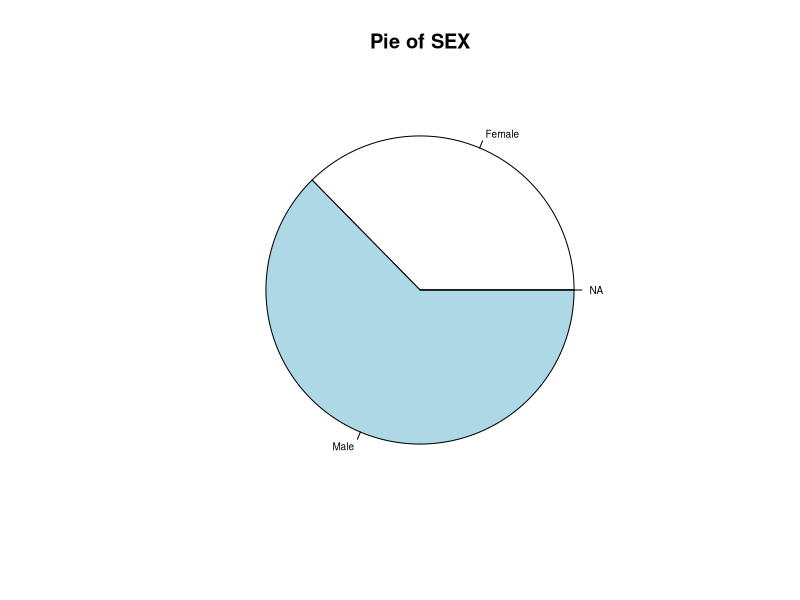
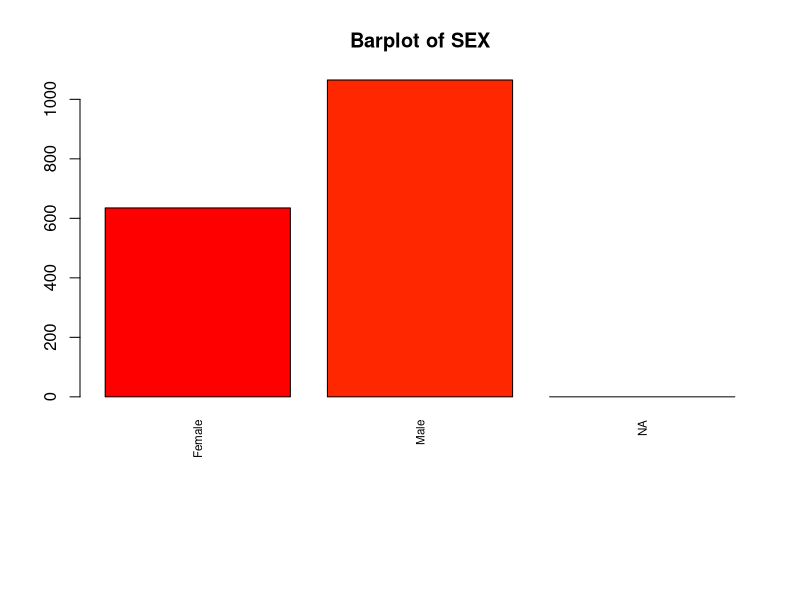
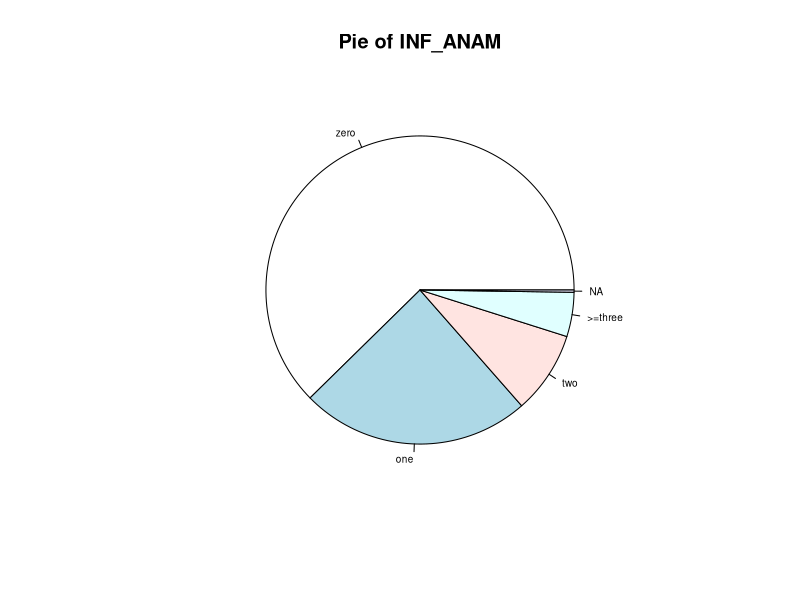
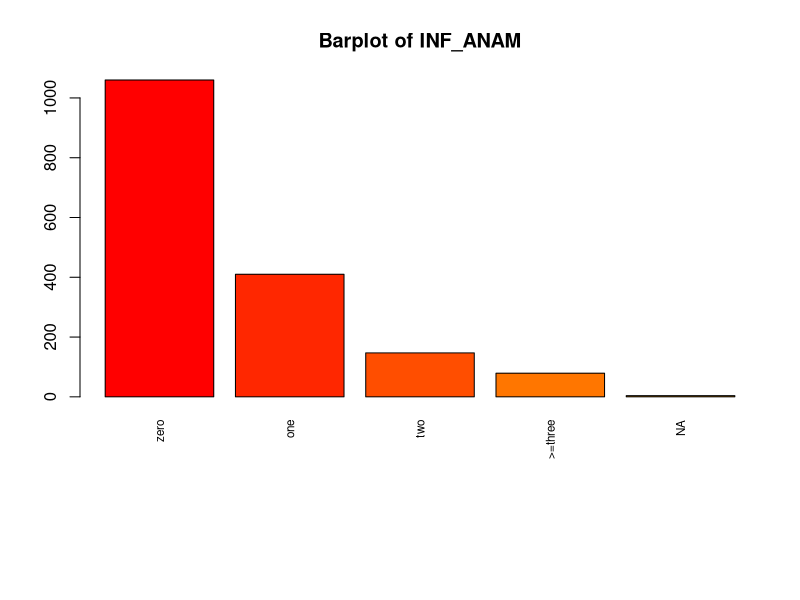
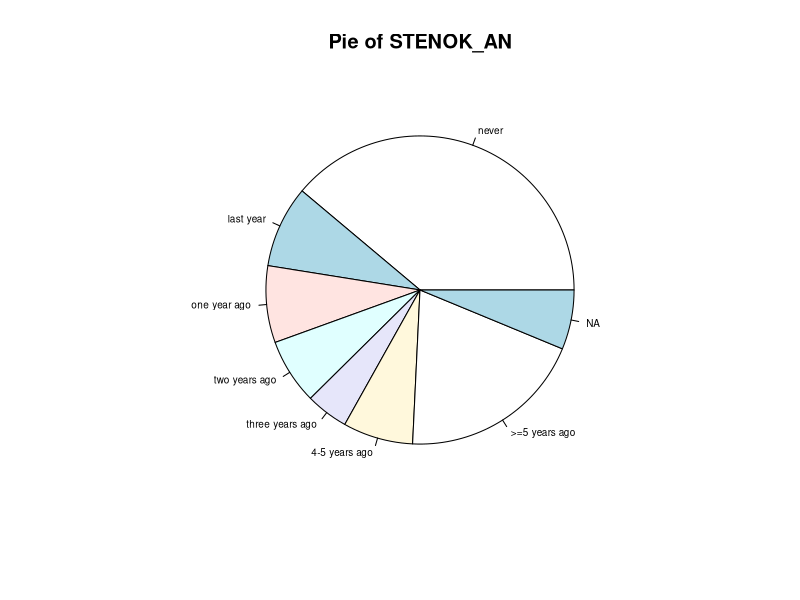
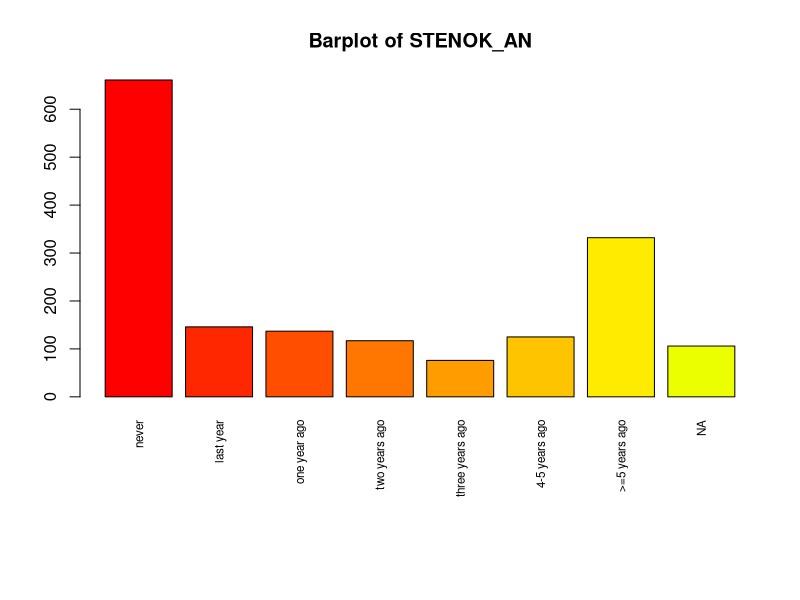
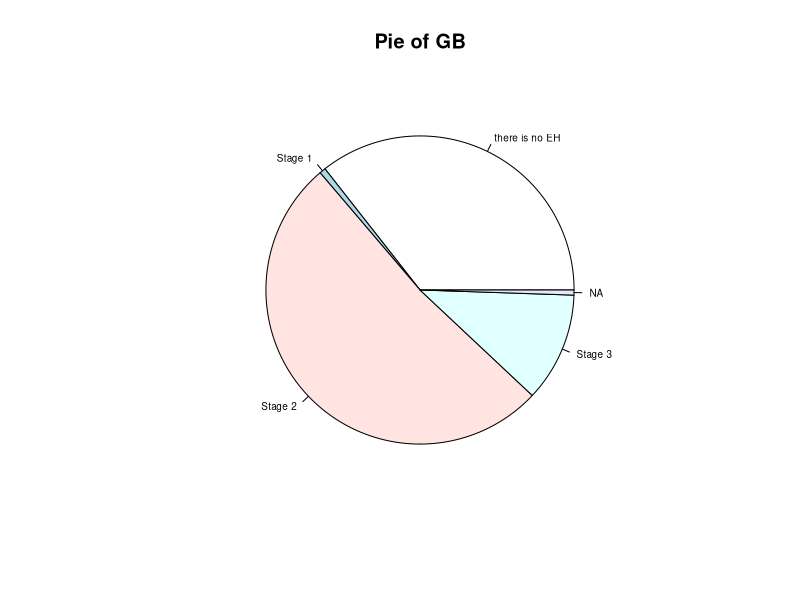
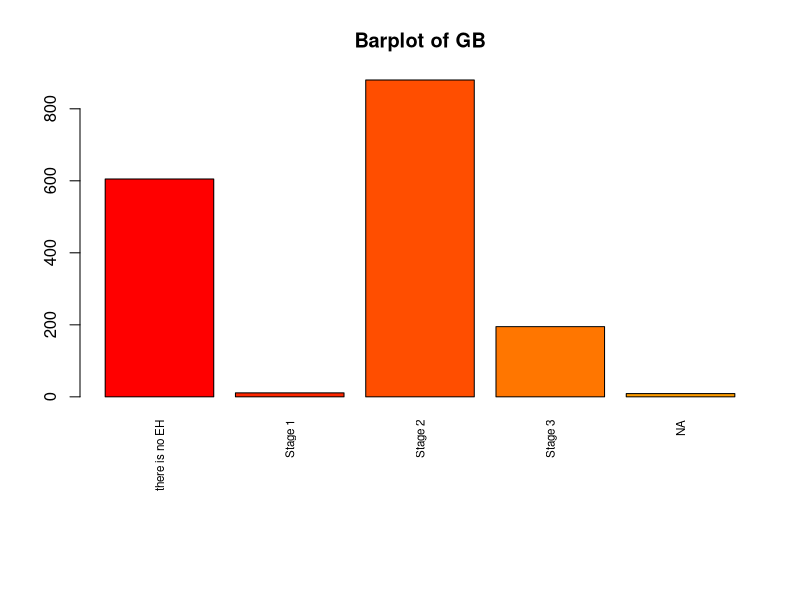

These charts were generated, in order, by the following R code:
## ---- chunk 1
# dd <- read.table("D:/karina/docencia/areferenciesPPT/0DadesPractiques/CREDSCO/credscoCategoriques2.csv",header=T, sep=";", dec=",")
#dd<- read.csv("D:/karina/TFGs/GrauEstadistica/MarcPinar/data.csv", sep=";")

#dataset<-"platjaDaro"
#dataset<-"futbol"

#setwd("D:/karina/projectes/ON/a2020INSESSCOVIDisocial/18DadesTallers")
#dd<- read.table("2Formulari5TPlataDarov1.csv",header=T, sep=",", dec=".", na.strings="*");
#dataset<-"planta"


dataset<-"Filtered_dataset"



## ---- chunk 2

#setwd("./Documents/UNI/MD/MD2526/")
#setwd(dirname(rstudioapi::getActiveDocumentContext()$path))
dd <- read.table("Filtered_dataset.csv", header=T, sep=",");

## ---- chunk 3
class(dd)
## ---- chunk 4
class(dd)
## ---- chunk 5
dim(dd)
n<-dim(dd)[1]
K<-dim(dd)[2]

n
K
## ---- chunk 6
names(dd)
data.frame(ID = seq_along(dd), Name = names(dd))
## ---- chunk 7

descriptiva<-function(X, nom){
  if (!(is.numeric(X))){ 
    # Categoricas
    
    frecs<-table(as.factor(X), useNA="ifany")
    proportions<-frecs/n
    #ojo, decidir si calcular porcentages con o sin missing values
    pie(frecs, cex=0.6, main=paste("Pie of", nom))
    
    # 1. Guarda la configuración original de los parámetros gráficos
    old_par <- par(no.readonly = TRUE) 
    
    # 2. Establece los nuevos márgenes (ej: 10 líneas para el margen inferior)
    par(mar = c(10, 4, 4, 2)) 

    
    barplot(frecs, las=3, cex.names=0.7, main=paste("Barplot of", nom), col=listOfColors)
    
    
    par(old_par)
    
    print(paste("Number of modalities: ", length(frecs)))
    print("Frequency table")
    print(frecs)
    print("Relative frequency table (proportions)")
    print(proportions)
    print("Frequency table sorted")
    print(sort(frecs, decreasing=TRUE))
    print("Relative frequency table (proportions) sorted")
    print(sort(proportions, decreasing=TRUE))
    
   }
  else{
       # Numericas
       
       hist(X, main=paste("Histogram of", nom))
       boxplot(X, horizontal=TRUE, main=paste("Boxplot of",nom))
       print("Extended Summary Statistics")
       print(summary(X))
       print(paste("sd: ", sd(X, na.rm=TRUE)))
       print(paste("vc: ", sd(X, na.rm=TRUE)/mean(X, na.rm=TRUE)))
       print("Q-Q plot ")
      qqnorm(X, main = paste("QQ Plot of", nom)) # Crea el gráfico Q-Q
      qqline(X, col="red") # Añade la línea de referencia normal

      shapiro<- shapiro.test(X)
      print(shapiro)
  }
   
}

factor_with_na <- function(x, levels, labels, ordered = FALSE) {
  f <- factor(x, levels = levels, labels = labels, ordered = ordered)
  f <- addNA(f)   # convierte los NA en un nivel extra
  levels(f)[is.na(levels(f))] <- "NA"
  return(f)
}

#dataset<-dd
actives<-c(1:K)
#colDate<-1
#if (dataset=="platjaDaro")
#  {dd[,colDate]<-as.Date(dd[, colDate], format="%d/%m/%y %h:%m:%s")
#   actives<-c(3:44)
#   }

## ---- chunk 8
listOfColors<-rainbow(39)


# esto es para cambiar el tipo de las categoricas
    
    dd$SEX <- factor_with_na(dd$SEX, 
              levels= c(0,1), 
              labels = c("Female", "Male"))
    dd$INF_ANAM <- factor_with_na(dd$INF_ANAM, 
              levels= c(0,1,2,3), 
              labels = c("zero", "one", "two", ">=three"))
    dd$STENOK_AN <- factor_with_na(dd$STENOK_AN, 
              levels= c(0,1,2,3,4,5,6), 
              labels = c("never", "last year", "one year ago", 
                         "two years ago", "three years ago", "4-5 years ago", ">=5 years ago"))
    dd$LET_IS <- factor_with_na(dd$LET_IS,                      
              levels= c(0,1,2,3,4,5,6,7), 
              labels = c("unknown (alive)" ,"cardiogenic shock","pulmonary edema",
                         "myocardial rupture","progress of congestive HF",
                         "thromboembolism", "asystole", "ventricular fibrillation"))
    dd$GB <- factor_with_na(dd$GB,                      
              levels= c(0,1,2,3), 
              labels = c("there is no EH","Stage 1","Stage 2","Stage 3"))
    dd$SIM_GIPERT <- factor_with_na(dd$SIM_GIPERT,                      
              levels= c(0,1), 
              labels = c("no", "yes"))
    dd$ZSN_A <- factor_with_na(dd$ZSN_A,
              ordered = TRUE,                           # EN R NO SE PUEDE HACER ORDEN PARCIAL! ASÍ QUE LO DEJAMOS ASÍ
              levels= c(0,1,2,3,4), 
              labels = c("there is no CHF",
                         "I stage",
                         "IIÐ stage (HF due to R VSD)",
                         "IIÐ stage (HF due to L VSD)",
                         "IIB stage (HF due to L and R VSD)"))
    dd$endocr_01 <- factor_with_na(dd$endocr_01,                      
              levels= c(0,1), 
              labels = c("no", "yes"))


par(ask=TRUE)
for(k in actives){
# If per fer la descriptiva de les variables que ens interessen (estan identificades per una id númerica. corre data.frame... que està més amunt per veure la correspondència)
  
  # QUITO EL IF PARA PROBAR, CREO QUE NO HACE FALTA PORQUE EL DATASET FILTRADO SOLO TIENE COLUMNAS QUE NOS INTERESAN
  # if(k == 2 || k == 37 ||k == 38 ||k == 84 ||k == 86 ||k == 90  || k == 89 || k == 3|| k == "SMOKE" || k == "DIABETES" ||k == "HYPERTENSION" ||k == "INF_ANAM" ||k == "STENOK_ANAM" ||k == "CHD_ANAM" ||k == "MORTALITY" ||k == "COM_SUM"){
    
    if (k != 1) { # para omitir el ID
    
    
    
    print(paste("variable ", k, ":", names(dd)[k] ))
    
    
    
    descriptiva(dd[,k], names(dd)[k])
    
    
  }
}
par(ask=FALSE)

#per exportar figures d'R per programa
#dev.off()
#png(file=mypath,width = 950, height = 800, units = "px")
#dev.off()

